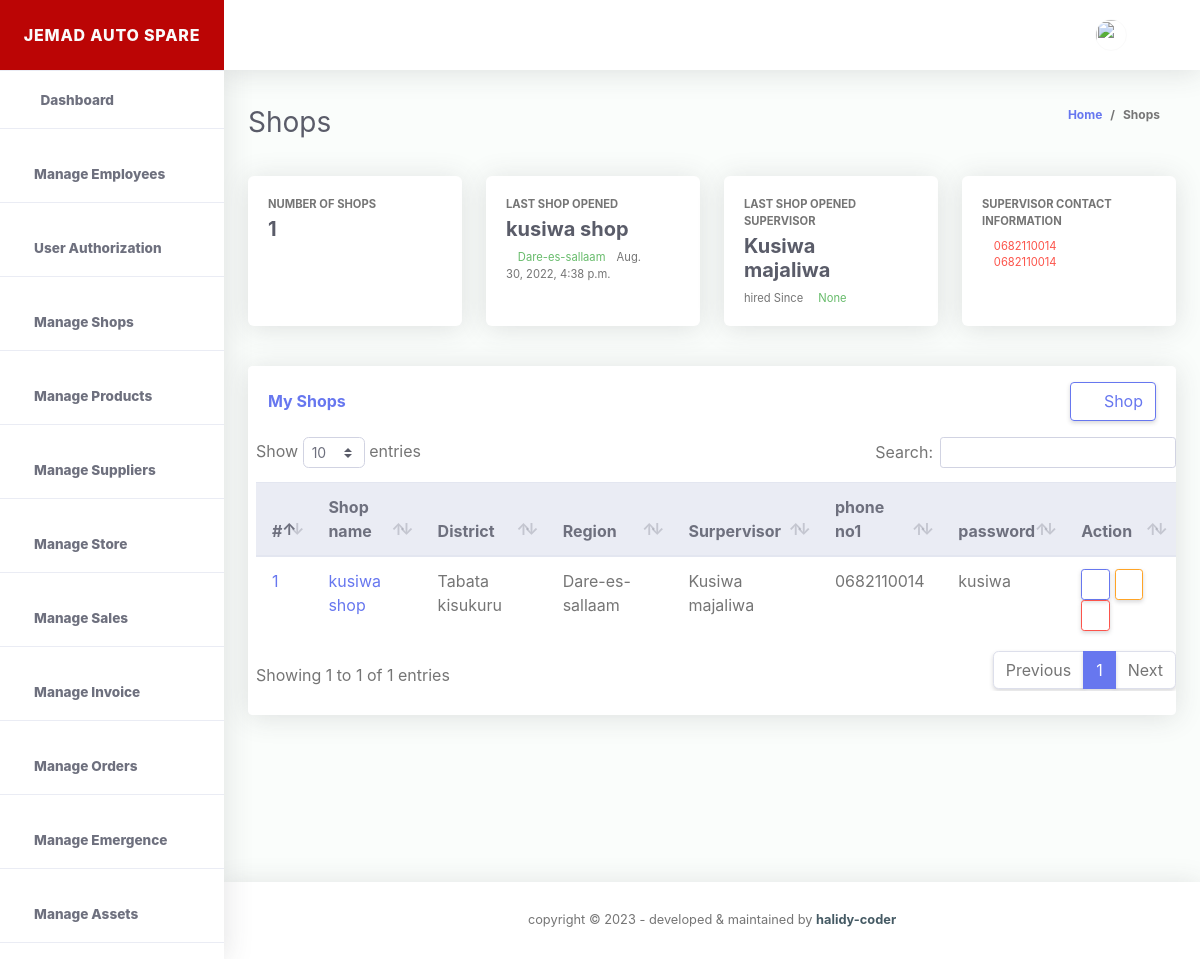
Screenshot of /my-shops (signed in) with the database file from the repository.
### storeApp/models.py (models this page shows, shortened)
class ShopsTable(models.Model):
    id = models.UUIDField(
        primary_key=True, default=uuid.uuid4, editable=False, unique=True)
    shop_name = models.CharField(max_length=100)
    shop_street = models.CharField(max_length=100)
    shop_district = models.CharField(max_length=100)
    shop_region = models.CharField(max_length=100)
    shop_start_date = models.DateTimeField(auto_now_add=True)
    shop_supervisor = models.ForeignKey(
        EmployeeDetailInformations, on_delete=models.CASCADE)
    updated_at = models.DateTimeField(auto_now=True)
    class Meta:
        verbose_name_plural = 'Shops List'

class EmployeeDetailInformations(models.Model):
    id = models.UUIDField(
        primary_key=True, default=uuid.uuid4, editable=False, unique=True)
    employee_Full_name = models.CharField(max_length=200)
    employee_gender = models.CharField(max_length=100)
    employee_email_address = models.EmailField()
    employee_start_date = models.DateField(auto_now_add=True)
    employee_phone_number1 = models.CharField(max_length=100)
    employee_phone_number2 = models.CharField(max_length=100)
    employee_residence_area = models.CharField(max_length=100)
    employee_username = models.CharField(max_length=100, null=True, blank=True)
    employee_password = models.CharField(max_length=100, null=True, blank=True)
    created_at = models.DateTimeField(auto_now_add=True)
    updated_at = models.DateTimeField(auto_now=True)
    class Meta:
        verbose_name_plural = 'list of Employees'
    def __str__(self):
        return str(self.employee_Full_name)

### storeApp/views.py (the view, shortened to what this page needs)
# urls.py: path('my-shops', views.shopPage, name="shopPage"),
@cache_control(no_cache=True, must_revalidate=True, no_store=True)
@login_required(login_url=LOGIN_URL)
def shopPage(request):
  if request.method == "POST" and request.POST.get('add_shop'):
    print(request.POST.get('employee_Full_name'))
    form = ShopsTableForm(request.POST)
    if form.is_valid():
      form.save()
      shop_name = request.POST.get('shop_name')
      messages.success(request, f"{shop_name} added successFull by {request.user.username}")
      return redirect("storeApp:shopPage")
    else:
      messages.info(request, "please try again.")
      return redirect("storeApp:shopPage")
  else:
    try:
      get_all_user_authorizations = AuthorizeUsers.objects.get(select_user = request.user)
    except:
      messages.info(request, f"{request.user} does not have any credential yet!")
      return redirect("storeApp:shopPage")
    get_all_employee = EmployeeDetailInformations.objects.all().order_by('-updated_at')
    get_all_shops = ShopsTable.objects.all().order_by('-updated_at')
    get_number_of_shops = ShopsTable.objects.all().count()
    try:
      get_last_opened_shops = ShopsTable.objects.first()
    except Exception as e:
      get_last_opened_shops = 0
    template_name = 'store/shopPage.html'
    context = {
      'get_all_employee':get_all_employee,
      'get_all_shops':get_all_shops,
      'get_number_of_shops':get_number_of_shops,
      'get_last_opened_shops':get_last_opened_shops,
      'get_all_user_authorizations':get_all_user_authorizations,
    }
    return render(request, template_name, context)

### templates/store/shopPage.html (shortened to what this page needs)
{% extends './base.html' %}
{% load static %}
{% block content %}
{% include './shopStatusBar.html' %}
{% include './shopDatatables.html' %}
{% endblock %}

### templates/store/shopStatusBar.html (shortened to what this page needs)
<div class="container-fluid" id="container-wrapper">
  <div class="d-sm-flex align-items-center justify-content-between mb-4">
    <h1 class="h3 mb-0 text-gray-800"> Shops</h1>
    <ol class="breadcrumb">
      <li class="breadcrumb-item"><a href="./">Home</a></li>
      <li class="breadcrumb-item active" aria-current="page">Shops</li>
    </ol>
  </div>
  <div class="row mb-3">
    <div class="col-xl-3 col-md-6 mb-4">
      <div class="card h-100">
        <div class="card-body">
          <div class="row align-items-center">
            <div class="col mr-2">
              <div class="text-xs font-weight-bold text-uppercase mb-1">Number of shops</div>
              <div class="h5 mb-0 font-weight-bold text-gray-800">{{get_number_of_shops}}</div>
            </div>
            <div class="col-auto">
              <i class="fas fa-calendar fa-2x text-primary"></i>
            </div>
          </div>
        </div>
      </div>
    </div>
    <div class="col-xl-3 col-md-6 mb-4">
      <div class="card h-100">
        <div class="card-body">
          <div class="row no-gutters align-items-center">
            <div class="col mr-2">
              <div class="text-xs font-weight-bold text-uppercase mb-1">last shop opened</div>
              <div class="h5 mb-0 font-weight-bold text-gray-800">{{get_last_opened_shops.shop_name}}</div>
              <div class="mt-2 mb-0 text-muted text-xs">
                <span class="text-success mr-2"><i class="fas fa-arrow-up"></i> {{get_last_opened_shops.shop_region }}</span>
                <span>{{get_last_opened_shops.shop_start_date}}</span>
              </div>
            </div>
            <div class="col-auto">
              <i class="fas fa-shopping-cart fa-2x text-success"></i>
            </div>
          </div>
        </div>
      </div>
    </div>
    <div class="col-xl-3 col-md-6 mb-4">
      <div class="card h-100">
        <div class="card-body">
          <div class="row no-gutters align-items-center">
            <div class="col mr-2">
              <div class="text-xs font-weight-bold text-uppercase mb-1"> last shop opened supervisor</div>
              <div class="h5 mb-0 mr-3 font-weight-bold text-gray-800">{{get_last_opened_shops.shop_supervisor}}</div>
              <div class="mt-2 mb-0 text-muted text-xs">
                <span>hired Since </span>
                <span class="text-success mr-2"><i class="fas fa-arrow-up"></i> {{get_last_opened_shops.shop_supervisor.employee_start_date}}</span>
              </div>
            </div>
            <div class="col-auto">
              <i class="fas fa-users fa-2x text-info"></i>
            </div>
          </div>
        </div>
      </div>
    </div>
    <div class="col-xl-3 col-md-6 mb-4">
      <div class="card h-100">
        <div class="card-body">
          <div class="row no-gutters align-items-center">
            <div class="col mr-2">
              <div class="text-xs font-weight-bold text-uppercase mb-1">supervisor contact information</div>
              <div class="mt-2 mb-0 text-muted text-xs">
                <span class="text-danger mr-2"><i class="fas fas fa-phone"></i> {{get_last_opened_shops.shop_supervisor.employee_phone_number1}}</span>
                <br>
                <span class="text-danger mr-2"><i class="fas fas fa-phone"></i> {{get_last_opened_shops.shop_supervisor.employee_phone_number1}}</span>
              </div>
            </div>
            <div class="col-auto">
              <i class="fas fa-comments fa-2x text-warning"></i>
            </div>
          </div>
        </div>
      </div>
    </div>
  </div>
  </div>

### templates/store/shopDatatables.html (shortened to what this page needs)
<div class="table_section">
  <div class="container-fluid">
    <div class="row">
      <div class="col-xl-12 col-lg-12 mb-4">
        <div class="card">
          <div class="card-header py-3 d-flex flex-row align-items-center justify-content-between">
            <h6 class="m-0 font-weight-bold text-primary">My Shops</h6>
            <button type="button" class="btn  btn-outline-primary" data-toggle="modal" data-target="#shopModal"
            id="#shopModal"><i class="fas fa-plus p-1"></i>Shop</button>
          </div>
          {% if get_number_of_shops >= 0 %}
          <div class="table-responsive pl-2">
            <table class="table align-items-center table-flush table-hover" id="dataTableHover">
              <thead class="thead-light">
                <tr>
                  <th>#</th>
                  <th>Shop name</th>
                  <th>District</th>
                  <th>Region</th>
                  <th>Surpervisor</th>
                  <th>phone no1</th>
                  <th>password</th>
                  <th>Action</th>
                </tr>
              </thead>
              <tbody>
                {% for shops in get_all_shops %}
                <tr>
                  <td><a href="#">{{forloop.counter}}</a></td>
                  <td><a href="#">{{shops.shop_name}}</a></td>
                  <td>{{shops.shop_district}}</td>
                  <td>{{shops.shop_region}}</td>
                  <td>{{shops.shop_supervisor}}</td>
                  <td>{{shops.shop_supervisor.employee_phone_number1}}</td>
                  <td>{{shops.shop_supervisor.employee_username}}</td>
                  <td>
                    <a data-toggle="modal" data-target="#shopDetailViewModal{{shops.id}}" class="btn btn-sm btn-outline-primary text-primary"><i class="fas fas fa-eye"></i></a>
                    <a  data-toggle="modal" data-target="#updateShopModal{{shops.id}}"
                    class="btn btn-sm btn-outline-warning"  ><i class="fas fas fas fa-pen"></i></a>
                    <a  data-toggle="modal" data-target="#deleteShopModal" class="btn btn-sm btn-outline-danger"><i class="fas fas fas far fa-trash-alt"></i></a>
                  </td>
                </tr>
              {% endfor %}
              </tbody>
            </table>
          </div>
          {% else %}
          <div class="table-responsive pl-2">
            <div class="empty_content">
              <p> No shops added yet! </p>
            </div>
          </div>
          {% endif %}
          <div class="card-footer"></div>
        </div>
      </div>
    </div>
  </div>
</div>

### static/css/ruang-admin.css (style rules this page uses)
html { position: relative; min-height: 100%; font-family: Nunito }
body { height: 100% }
.container, .container-fluid, .container-login { padding-left: 1.5rem; padding-right: 1.5rem }
.text-xs { font-size: .7rem }
.text-gray-800 { color: #5a5c69 !important }
.breadcrumb { background-color: transparent; font-size: 12px; font-weight: 700 }
.table-flush td, .table-flush th { border-right: 0; border-left: 0 }
.table-flush tbody tr:first-child td, .table-flush tbody tr:first-child th { border-top: 0 }
.table-flush tbody tr:last-child td, .table-flush tbody tr:last-child th { border-bottom: 0 }
.card .table { margin-bottom: 0 }
.card .table td, .card .table th { padding-right: 1rem; padding-left: 1rem }
.card { -webkit-box-shadow: 0 .15rem 1.75rem 0 rgba(58, 59, 69, .15) !important; box-shadow: 0 .15rem 1.75rem 0 rgba(58, 59, 69, .15) !important }

### rows the page displays
ShopsTable: shop_name "kusiwa shop", shop_region "Dare-es-sallaam", shop_start_date "Aug. 30, 2022, 4:38 p.m.", shop_supervisor "Kusiwa majaliwa", shop_supervisor.employee_start_date "None", shop_supervisor.employee_phone_number1 "0682110014", shop_district "Tabata kisukuru", shop_supervisor.employee_username "kusiwa"

### other values shown
{{ get_number_of_shops }} "1"
